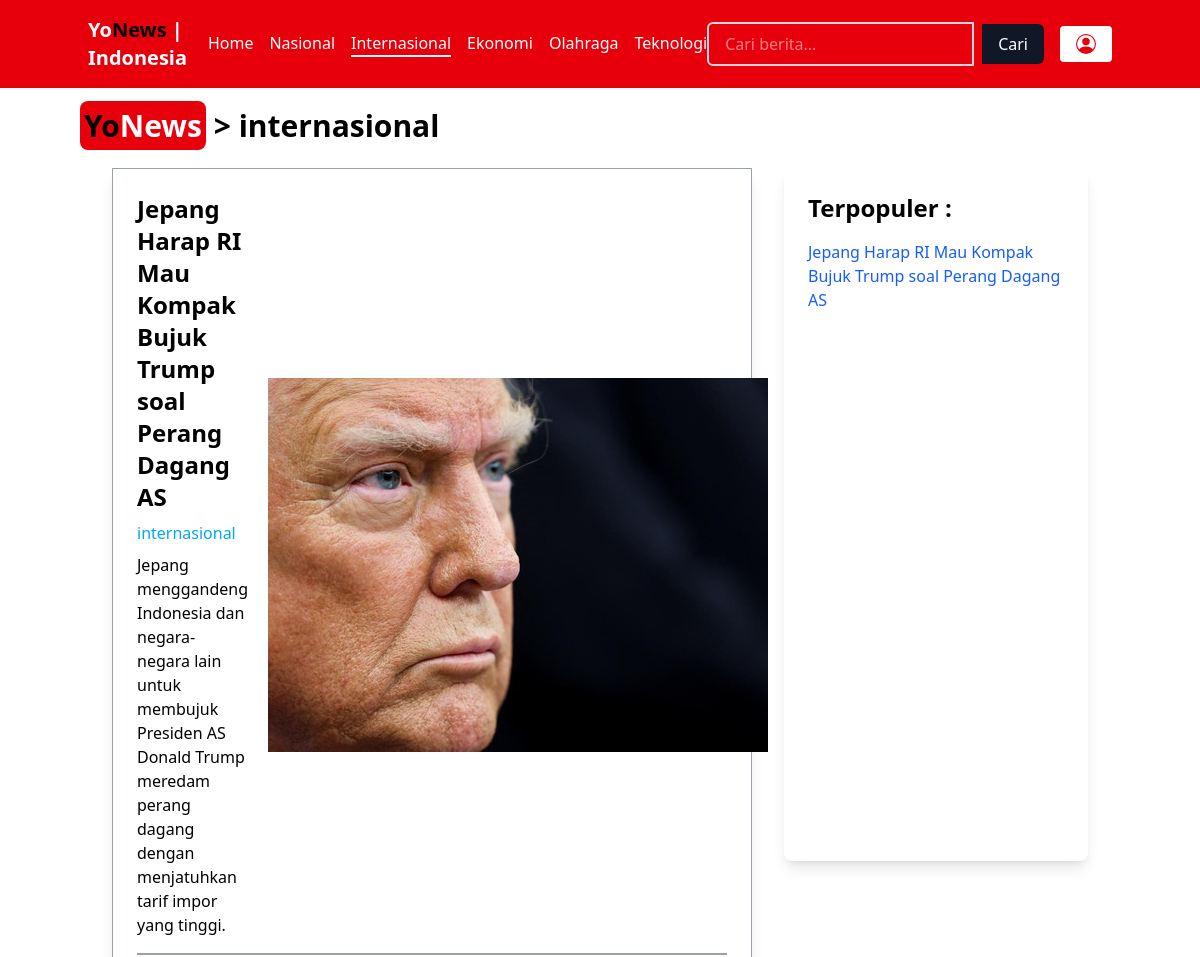
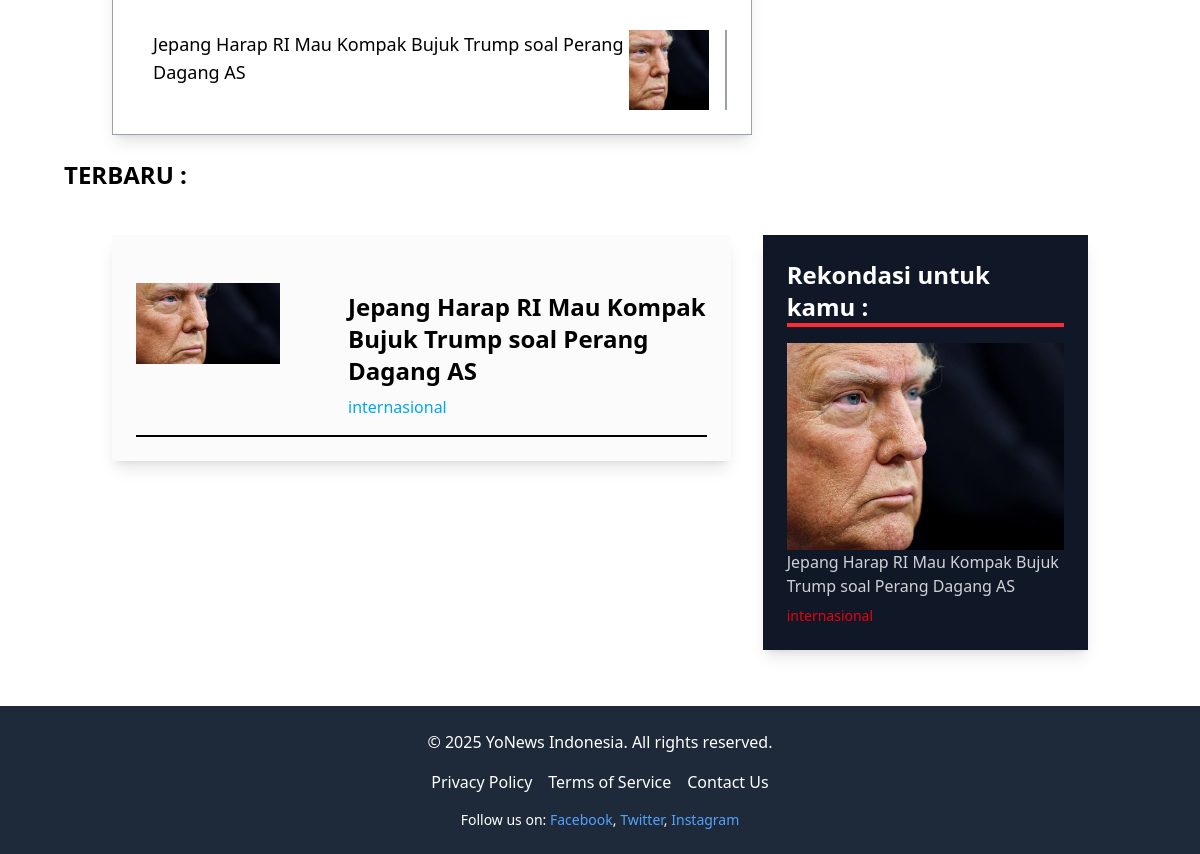
/category.php?cat_id=2, run on the app's committed database (2 pictures, top to bottom).
### tables this page shows
CREATE TABLE `categories` (
  `id` int(11) NOT NULL,
  `name` varchar(255) DEFAULT NULL
);

CREATE TABLE `posts` (
  `id` int(11) NOT NULL,
  `judul` varchar(255) NOT NULL,
  `konten` varchar(255) NOT NULL,
  `link` varchar(255) NOT NULL,
  `foto` varchar(255) NOT NULL,
  `category_id` int(11) NOT NULL
);

### functions.php (called while the page is built, shortened)
<?php
$conn = mysqli_connect('localhost', 'root', '', 'news', 3307);
function query($query) {
    global $conn;
    $result = mysqli_query($conn, $query);
    $rows = [];
    while ($row = mysqli_fetch_assoc($result)) {
        $rows[] = $row;
    }
    return $rows;
}
?>

### category.php (the view, shortened to what this page needs)
<?php
require 'functions.php';
$cat_id = $_GET['cat_id'];
$catValid = query("SELECT name, id FROM categories WHERE id LIKE '$cat_id'")[0];
$mainContent = query("
    SELECT posts.*, categories.name AS category_name
    FROM posts
    JOIN categories ON posts.category_id = categories.id
    WHERE posts.category_id = '$cat_id'
    ORDER BY posts.judul ASC LIMIT 1")[0];
$ppls = query("
    SELECT  posts.link, posts.judul
    FROM posts
    JOIN categories ON posts.category_id = categories.id
    WHERE posts.category_id = '$cat_id'
    ORDER BY posts.judul ASC");
$newest = query("
SELECT posts.*, categories.name AS category_name
FROM posts
JOIN categories ON posts.category_id = categories.id
WHERE posts.category_id = '$cat_id'
ORDER BY RAND()
LIMIT 10
");
$rekomendation = $mainContents =  query("
SELECT posts.*, categories.name AS category_name
FROM posts
JOIN categories ON posts.category_id = categories.id
WHERE posts.category_id = '$cat_id'
ORDER BY RAND()
LIMIT 10
");
?>
<?php include("components/layout.php") ?>
<div class="container mx-20 mt-5 w-1/2 ">
    <h3 class="text-3xl font-bold "><span class="bg-red-600 p-1 rounded-lg">Yo<span class="text-white">News</span></span> > <a href="category.php?cat_id=<?= $catValid['id'] ?>"><?= $catValid['name'] ?></a> </h3>
</div>
<div class="container mx-auto grid grid-cols-1 md:grid-cols-3 gap-8 p-6">
    <section class="col-span-2  ">
        <div class=" p-6 shadow-lg border border-gray-400 ">
            <div class="flex justify-between border-b-2 pb-4 border-gray-400 items-center gap-5 group cursor-pointer">
                <div class="max-w-2xs">
                    <a href="<?= $mainContent['link'] ?>" class="text-2xl font-semibold text-dark group-hover:underline-offset-1 group-hover:underline">
                        <?= $mainContent['judul'] ?>
                    </a>
                    <p class="mt-2 text-sky-500 font-medium">
                        <?= $mainContent['category_name'] ?>
                    </p>
                    <p class="mt-2 text-dark/80">
                        <?= $mainContent['konten'] ?>
                    </p>
                </div>
                <img src="img/<?= $mainContent['foto'] ?>" alt="Hasto Kristiyanto Ditahan" class="w-full h-full object-cover transition-transform duration-500 group-hover:scale-103 " />
            </div>
            <div class="flex grid-cols-2 items-center mt-4 gap-8">
                <div class="flex grid-cols-2 items-center mt-4 gap-8">
                    <?php foreach ($mainContents as $mc) : ?>
                        <div class="w-full flex grid-cols-1 border-r-2 px-4 border-gray-400">
                            <p class="text-dark/80 text-lg"><?= $mc['judul'] ?></p>
                            <div class="aspect-square size-20">
                                <img src="img/<?= $mc['foto'] ?>" class="w-full h-full object-cover" alt="">
                            </div>
                        </div>
                    <?php endforeach; ?>
                </div>
            </div>
    </section>
    <aside class="bg-white p-6 rounded-lg overflow-y-scroll h-3/4 shadow-lg">
        <h3 class="text-2xl font-semibold">Terpopuler :</h3>
        <ul class="mt-4 space-y-4">
            <?php foreach ($ppls as $popular) : ?>
                <li>
                    <a href="<?= $popular['link'] ?>" class="text-blue-600  hover:underline"><?= $popular['judul'] ?></a>
                </li>
            <?php endforeach; ?>
        </ul>
    </aside>
</div>
<div class="px-16">
    <h3 class="text-2xl font-bold mb-5  uppercase">Terbaru :</h3>
</div>
<div class="container mx-auto flex flex-col md:flex-row gap-8 p-6">
    <section class="flex-1 ">
        <div class=" p-6 shadow-lg bg-gray-50/70">
            <?php foreach ($newest as $n) : ?>
                <div class="flex justify-between border-b-2 pb-4 border-dark/80 gap-5 mt-6">
                    <div class="w-3/4 overflow-hidden">
                        <img src="img/<?= $n['foto'] ?>" alt="" class="w-3/4 object-cover aspect-video">
                    </div>
                    <div class="max-w-full mt-2 flex flex-col">
                        <a href="<?= $n['link'] ?>" class="text-2xl font-semibold text-dark">
                            <?= $n['judul'] ?>
                        </a>
                        <a href="<?= $n['category_name'] ?>.php" class="mt-2 text-sky-500 font-medium">
                            <?= $n['category_name'] ?>
                        </a>
                    </div>
                </div>
            <?php endforeach; ?>
    </section>
    <aside class="w-1/3 bg-gray-900 p-6 overflow-y-scroll h-[100vh] shadow-lg">
        <h3 class="text-2xl font-semibold text-white border-red-500  border-b-4">Rekondasi untuk kamu :</h3>
        <ul class="mt-4 space-y-4">
            <?php foreach ($rekomendation as $req) : ?>
                <li class="items-center flex flex-col">
                    <img src="img/<?= $req['foto'] ?>" alt="">
                    <div class="flex flex-col gap-2">
                        <a href="<?= $req['link'] ?>" class="text-white/80 font-medium hover:underline"><?= $req['judul'] ?></a>
                        <a href="category.php?cat_id=<?= $catValid ?>" class="text-red-600 font-medium text-sm hover:underline"><?= $req['category_name'] ?></a>
                    </div>
                </li>
            <?php endforeach; ?>
        </ul>
    </aside>
</div>
<?php include("components/foot.php") ?>

### data on the page
categories: name "internasional"
posts: judul "Jepang Harap RI Mau Kompak Bujuk Trump soal Perang Dagang AS", category.name "internasional", konten "Jepang menggandeng Indonesia dan negara-negara lain untuk membujuk Presiden AS Donald Trump meredam perang dagang dengan menjatuhkan tarif impor yang tinggi.", foto (picture)
